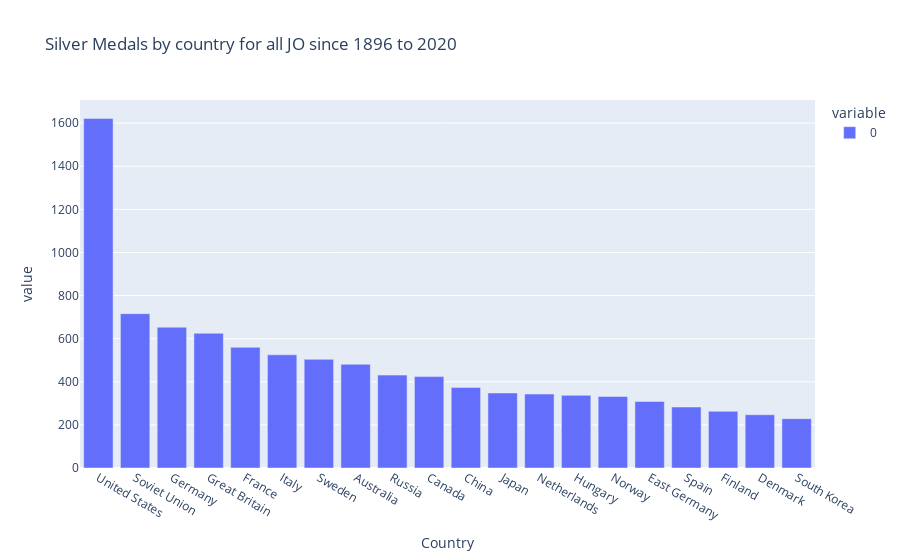

This figure's notebook cell:
### Code cell
px.bar(df[df['Medal']== 'Silver'].groupby('Country').size().sort_values(ascending=False).head(20), title='Silver Medals by country for all JO since 1896 to 2020')

### Figure 1 — Plotly figure (JSON) as saved in the notebook; plotly's stock layout.template omitted (floating-point values rounded to 4 significant figures)
{"data": [{"alignmentgroup": "True", "hovertemplate": "variable=0<br>Country=%{x}<br>value=%{y}<extra></extra>", "legendgroup": "0", "marker": {"color": "#636efa", "pattern": {"shape": ""}}, "name": "0", "offsetgroup": "0", "orientation": "v", "showlegend": true, "textposition": "auto", "type": "bar", "x": ["United States", "Soviet Union", "Germany", "Great Britain", "France", "Italy", "Sweden", "Australia", "Russia", "Canada", "China", "Japan", "Netherlands", "Hungary", "Norway", "East Germany", "Spain", "Finland", "Denmark", "South Korea"], "xaxis": "x", "y": [1622, 716, 653, 625, 560, 525, 504, 481, 431, 424, 374, 348, 343, 337, 332, 309, 283, 263, 247, 229], "yaxis": "y"}], "layout": {"barmode": "relative", "legend": {"title": {"text": "variable"}, "tracegroupgap": 0}, "title": {"text": "Silver Medals by country for all JO since 1896 to 2020"}, "xaxis": {"anchor": "y", "domain": [0, 1], "title": {"text": "Country"}}, "yaxis": {"anchor": "x", "domain": [0, 1], "title": {"text": "value"}}}}
